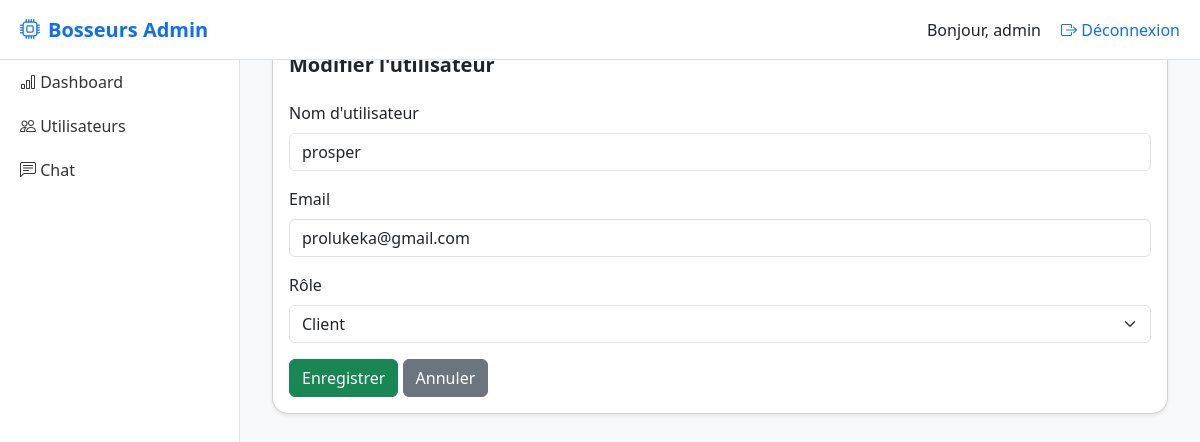
Screenshot of /users/2/edit (signed in) with the database file from the repository.
### models.py (models this page shows, shortened)
class User(UserMixin, db.Model):
    id = db.Column(db.Integer, primary_key=True)
    username = db.Column(db.String(150), unique=True, nullable=False)
    email = db.Column(db.String(150), unique=True, nullable=False)
    password_hash = db.Column(db.String(200), nullable=False)
    date_created = db.Column(db.DateTime, default=datetime.utcnow)
    role = db.Column(db.String(10), default='client')
    messages = db.relationship('Message', backref='user', lazy=True)
    @property
    def is_admin(self):
        return self.role == 'admin'

### app.py (the view, shortened to what this page needs)
@app.route('/users/<int:user_id>/edit', methods=['GET', 'POST'])
@login_required
def edit_user(user_id):
    if not current_user.is_admin:
        return redirect('/')
    user = User.query.get_or_404(user_id)
    return render_template('admin/edit_user.html', user=user)

### app.py (called while the page is built)
@login_manager.user_loader
def load_user(user_id):
    return User.query.get(int(user_id))

### templates/admin/edit_user.html (shortened to what this page needs)
{% extends 'base.html' %}
{% block content %}
<div class="container py-4">
  <div class="card shadow-sm rounded-4">
    <div class="card-header bg-white border-bottom-0">
      <h5 class="fw-bold mb-0">Modifier l'utilisateur</h5>
    </div>
    <div class="card-body">
      <form method="POST">
        <div class="mb-3">
          <label class="form-label">Nom d'utilisateur</label>
          <input type="text" name="username" class="form-control" value="{{ user.username }}" required>
        </div>
        <div class="mb-3">
          <label class="form-label">Email</label>
          <input type="email" name="email" class="form-control" value="{{ user.email }}" required>
        </div>
        <div class="mb-3">
          <label class="form-label">Rôle</label>
          <select name="role" class="form-select">
            <option value="client" {% if user.role == 'client' %}selected{% endif %}>Client</option>
          </select>
        </div>
        <button type="submit" class="btn btn-success">Enregistrer</button>
        <a href="{{ url_for('users') }}" class="btn btn-secondary">Annuler</a>
      </form>
    </div>
  </div>
</div>
{% endblock %}

### templates/base.html (shortened to what this page needs)
<!DOCTYPE html>
<html lang="fr">
<head>
  <link href="{{ url_for('static', filename='css/bootstrap.min.css') }}" rel="stylesheet" />
  <link href="https://cdn.jsdelivr.net/npm/bootstrap-icons@1.10.5/font/bootstrap-icons.css" rel="stylesheet" />
</head>
<body>
  <div class="topbar">
    <h5><i class="bi bi-cpu me-2"></i>Bosseurs Admin</h5>
    <div>
      {% if current_user.is_authenticated %}
        <span class="me-3">Bonjour, {{ current_user.username }}</span>
        <a href="{{ url_for('logout') }}"><i class="bi bi-box-arrow-right"></i> Déconnexion</a>
      {% endif %}
    </div>
  </div>
  <div class="sidebar">
    <ul class="nav flex-column">
      <li class="nav-item">
        <a class="nav-link {% if active_page == 'dashboard' %}active{% endif %}" href="{{ url_for('dashboard') }}">
          <i class="bi bi-bar-chart"></i> Dashboard
        </a>
      </li>
      <li class="nav-item">
        <a class="nav-link {% if active_page == 'users' %}active{% endif %}" href="{{ url_for('users') }}">
          <i class="bi bi-people"></i> Utilisateurs
        </a>
      </li>
      <li class="nav-item">
        <a class="nav-link {% if active_page == 'chat' %}active{% endif %}" href="{{ url_for('chat') }}">
          <i class="bi bi-chat-left-text"></i> Chat
        </a>
      </li>
    </ul>
  </div>
  <div class="content">
    {% block content %}{% endblock %}
  </div>
</body>
</html>

### templates/base.html (style rules this page uses)
body { background-color: #f8f9fa; font-family: 'Segoe UI', sans-serif; }
.sidebar { width: 240px; height: 100vh; position: fixed; top: 0; left: 0; background-color: #ffffff; border-right: 1px solid #dee2e6; padding-top: 60px; }
.sidebar .nav-link { color: #333; padding: 10px 20px; font-weight: 500; }
.content { margin-left: 240px; padding: 20px; min-height: 100vh; }
.topbar { height: 60px; width: 100%; position: fixed; top: 0; left: 0; background-color: #ffffff; border-bottom: 1px solid #dee2e6; z-index: 1000; padding: 0 20px; display: flex; align-items: center; justify-content: space-between; }
.topbar h5 { margin: 0; font-weight: bold; color: #0d6efd; }
.topbar a { color: #0d6efd; font-weight: 500; text-decoration: none; }

### rows the page displays
User: username "admin"
User: username "prosper", email "prolukeka@gmail.com", role "Client"
